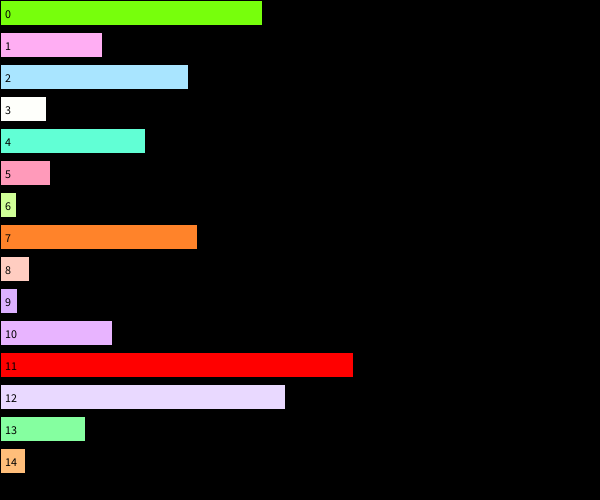
Frame 1 (no input)
Frame 60 (the mouse pressed at the canvas centre just before this capture): identical to frame 1, image omitted
Frame 120 (the mouse held since frame 60 and released just before this capture): identical to frame 1, image omitted

The Processing sketch that drew this single still picture (run headless with seeded random() and noise(); from frame 60 on, the mouse is pressed at the canvas centre):

// Processing sketch: array_barritas
// ── array_barritas.pde
float [] largos = new float [15];
color [] colores = new color [15]; 
// float [] largos= { 10,30,40,29,134,23,5,278,17 };

void setup() {
  size(600, 500);
  colorMode(HSB, 255,100,100); //ver HSB en https://processing.org/reference/colorMode_.html
  for (int i=0; i<largos.length; i++) {
    largos[i] = random(10, 400);
    colores[i] = color(random(255), random(100), 200);
  }
}

void draw() {
  background(0);
  for (int i=0; i<largos.length; i++) {
    if (largos[i]>350) {
      fill(0, 100, 100);
    } else {
      fill(colores[i]);
    }
    rect(0, i*32, largos[i], 25);
    fill(0);
    text(i,5,18+i*32);
  }
}
